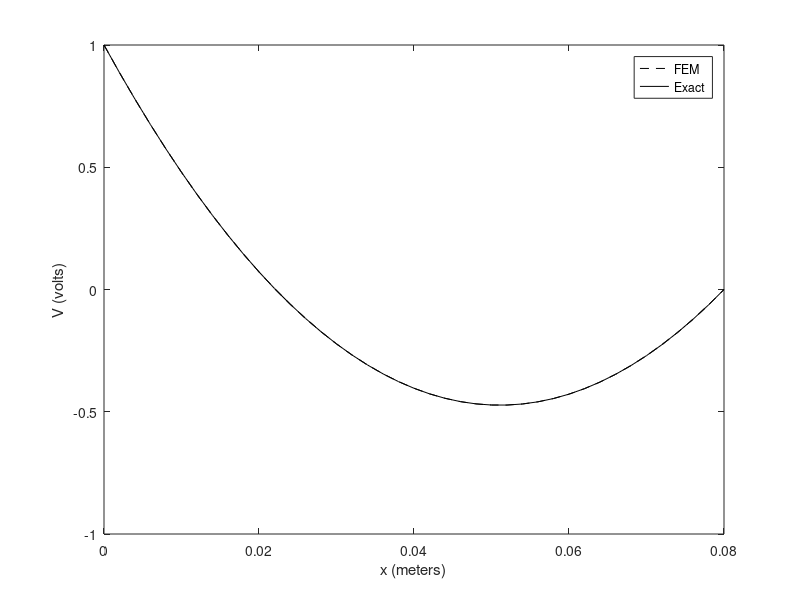
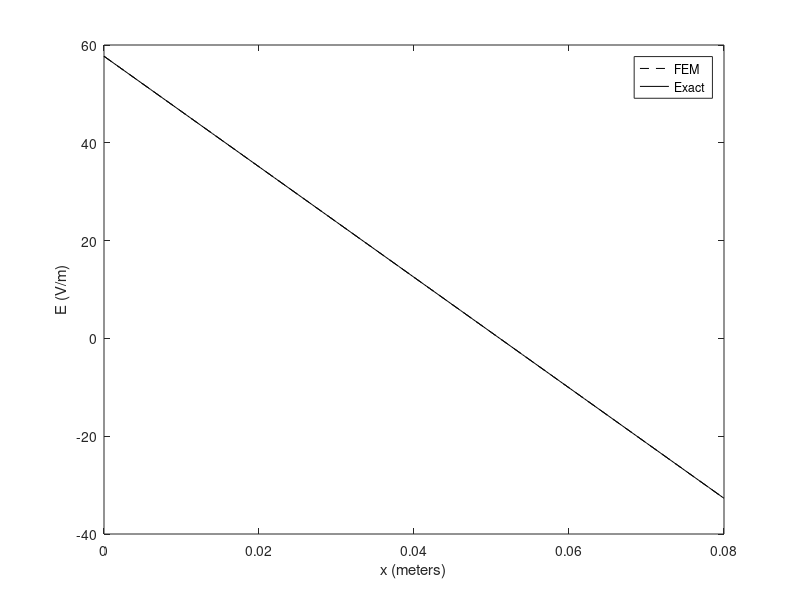

The MATLAB script that drew these images, in order:
%%%%%%%%%%%%%%%%%%%%%%%%%%%%%%%%%%%%%%%%%%%%%%%%%%%%%%%%%%%%%%%%%%%%%%%%%%%%%%%%
%
% NAME OF FILE: FEM1DQ.m
%
% PURPOSE: This Matlab code solves a one-dimensional boundary-value problem
% using the finite element method. The boundary-value problem at hand is
% defined by the Poisson's equation in a simple medium (isotropic, linear,
% and homogeneous) characterized by a uniform electron charge density rhov=-rho0. 
% The finite element method is based on sub-dividing the one-dimensional domain 
% into Ne quadratic elements of equal length. Two Dirichlet boundary conditions 
% are applied: V=Va at the leftmost node of the domain, and V=Vb at the rightmost 
% node of the domain. The length of the domain is denoted by L. The user has 
% the freedom to modify any of the defined input variables including charge 
% density (rho0), domain length (L), boundary conditions (Va & Vb), dielectric 
% constant (epsr), and number of elements (Ne).
%
% All quantities are expressed in the SI system of units.
%
% The Primary Unknown Quantity is the Electric Potential.
% The Secondary Unknown Quantity is the Electric Field.
%
% Written by Anastasis Polycarpou (Last updated: 8/12/2005)
%%%%%%%%%%%%%%%%%%%%%%%%%%%%%%%%%%%%%%%%%%%%%%%%%%%%%%%%%%%%%%%%%%%%%%%%%%%%%%%%%%
clear % Clear all variables
%
% Define the Input Variables
% ==========================
L=8*10^-2; % Length of the domain
rho0=1*10^-8; % Charge density
epsr=1.0; % Dielectric constant of the domain
Va=1; % Boundary condition at the leftmost node
Vb=0; % Boundary condition at the rightmost node
Ne=4; % Number of quadratic elements
% ==========================
eps=epsr*8.85*10^-12;
Nn=2*Ne+1;
for e=1:Ne
    elmconn(e,1)=2*e-1;
    elmconn(e,2)=2*e+1;
    elmconn(e,3)=2*e;
end
le=L/Ne;
Ke(1,1)=7*eps/(3*le);
Ke(1,2)=eps/(3*le);
Ke(1,3)=-8*eps/(3*le);
Ke(2,1)=eps/(3*le);
Ke(2,2)=7*eps/(3*le);
Ke(2,3)=-8*eps/(3*le);
Ke(3,1)=-8*eps/(3*le);
Ke(3,2)=-8*eps/(3*le);
Ke(3,3)=16*eps/(3*le);
fe=-le*rho0/6*([1;1;4]);
K=zeros(Nn);
f=zeros(Nn,1);
for e=1:Ne
    for i=1:3
        for j=1:3
            K(elmconn(e,i),elmconn(e,j))=K(elmconn(e,i),elmconn(e,j))+Ke(i,j);
        end
        f(elmconn(e,i))=f(elmconn(e,i))+fe(i);
    end
end
for i=2:Nn
    f(i)=f(i)-K(i,1)*Va;
end
K(:,1)=0;
K(1,:)=0;
K(1,1)=1;
f(1)=Va;

for i=2:Nn-1
    f(i)=f(i)-K(i,Nn)*Vb;
end
K(:,Nn)=0;
K(Nn,:)=0;
K(Nn,Nn)=1;
f(Nn)=Vb;

V=K\f;
for e=1:Ne
    x(e,1)=(2*e-2)*le/2;
    x(e,2)=(2*e)*le/2;
    x(e,3)=(2*e-1)*le/2;
end

Npoints=10;
dx=le/(Npoints);
for e=1:Ne
    for i=1:Npoints
        idx=(e-1)*Npoints+i;
        xeval(idx)=(idx-1)*dx;
        ksi=2*(xeval(idx)-x(e,3))/le;
        Veval(idx)=V(2*e-1)*0.5*ksi*(ksi-1)+V(2*e+1)*0.5*ksi*(ksi+1)+V(2*e)*(1+ksi)*(1-ksi);
        Eeval(idx)=(-2/le)*(V(2*e-1)*(ksi-0.5)+V(2*e+1)*(ksi+0.5)+V(2*e)*(-2*ksi));
    end
end
xeval(idx+1)=idx*dx;
Veval(idx+1)=V(2*Ne+1);
ksi=2*(xeval(idx+1)-x(Ne,3))/le;
Eeval(idx+1)=(-2/le)*(V(2*Ne-1)*(ksi-0.5)+V(2*Ne+1)*(ksi+0.5)+V(2*Ne)*(-2*ksi));
plot(xeval,Veval,'k--'); % Plot the Electric potential obtained from the finite element method
%
% Exact Analytical Solution
% =========================
hold
for i=1:Ne*Npoints+1
    Vexact(i)=rho0/(2*eps)*xeval(i)^2+((Vb-Va)/L-rho0*L/(2*eps))*xeval(i)+Va;
    Eexact(i)=rho0*(L-2*xeval(i))/(2*eps)+(Va-Vb)/L;
end
plot(xeval,Vexact,'k-'); % Plot the Electric potential obtained from the exact analytical solution
xlabel('x (meters)');
ylabel('V (volts)');
legend('FEM','Exact');
%
% Error Analysis (Using the area bounded between the two curves per element)
% =========================================================================
PercentError=0.0;
Aextot=0.0;
Diff=0.0;
for e=1:Ne
    g1=rho0/(6*eps)*(x(e,3)^3-x(e,1)^3);
    g2=0.5*(rho0*L/(2*eps)+Va/L)*(x(e,3)^2-x(e,1)^2);
    g3=Va*(x(e,3)-x(e,1));
    A1exact=g1-g2+g3;
    A1fe=le/24*(5*V(2*e-1)-V(2*e+1)+8*V(2*e));
    Diff=Diff+abs(A1exact-A1fe);
    g1=rho0/(6*eps)*(x(e,2)^3-x(e,3)^3);
    g2=0.5*(rho0*L/(2*eps)+Va/L)*(x(e,2)^2-x(e,3)^2);
    g3=Va*(x(e,2)-x(e,3));
    A2exact=g1-g2+g3;
    A2fe=le/24*(-V(2*e-1)+5*V(2*e+1)+8*V(2*e));
    Diff=Diff+abs(A2exact-A2fe);
    Aextot=Aextot+A1exact+A2exact;
end
Aextot=abs(Aextot);
PercentError=Diff/Aextot*100

figure(2);
plot(xeval,Eeval,'k--'); % Plot the Electric field obtained from the finite element method
hold
plot(xeval,Eexact,'k-'); % Plot the Electric field obtained from the exact analytical solution
xlabel('x (meters)');
ylabel('E (V/m)');
legend('FEM','Exact');
